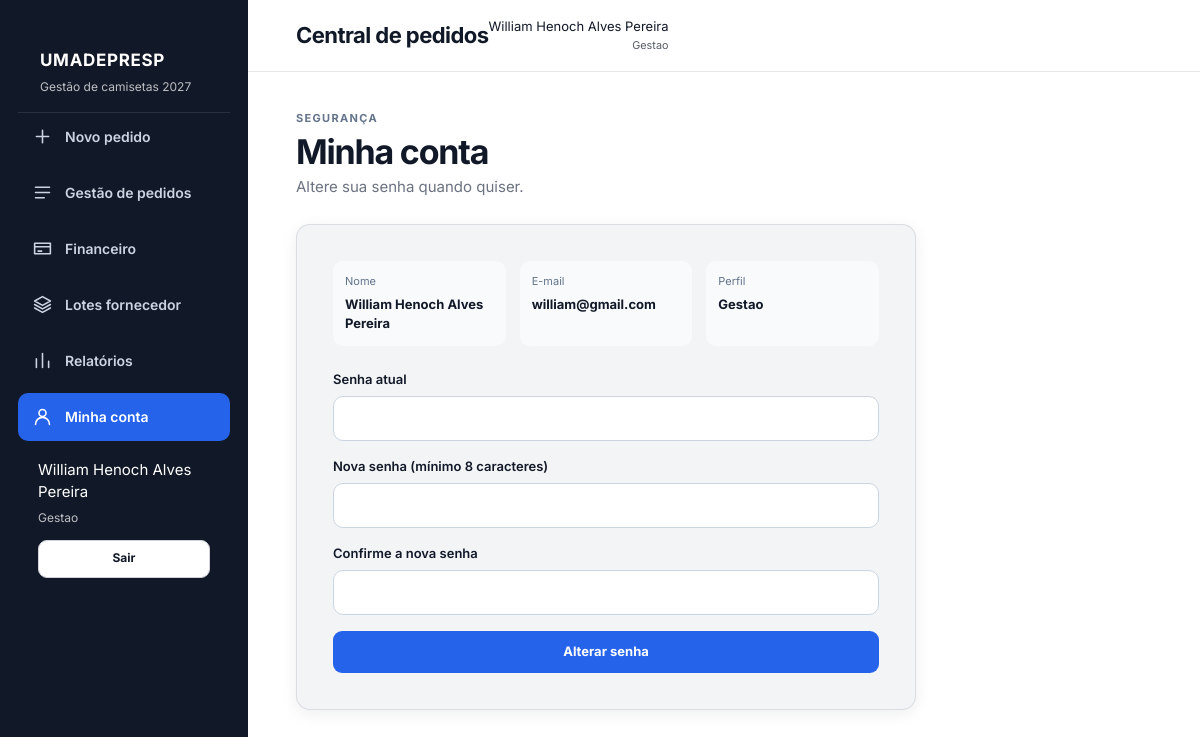
The page /view/minhaConta.php (signed in) on the database its author committed.
### tables this page shows
CREATE TABLE `usuarios` (
  `id` int(10) UNSIGNED NOT NULL,
  `nome_completo` varchar(180) NOT NULL,
  `email` varchar(190) NOT NULL,
  `telefone` varchar(30) DEFAULT NULL,
  `data_nascimento` date NOT NULL,
  `senha_hash` varchar(255) NOT NULL,
  `congregacao_id` int(10) UNSIGNED DEFAULT NULL,
  `perfil` enum('master','gestao','lider') NOT NULL DEFAULT 'lider',
  `status` enum('aguardando_aprovacao','ativo','inativo','bloqueado') NOT NULL DEFAULT 'aguardando_aprovacao',
  `senha_inicial_ativa` tinyint(1) NOT NULL DEFAULT 1,
  `criado_em` datetime NOT NULL DEFAULT current_timestamp(),
  `atualizado_em` datetime NOT NULL DEFAULT current_timestamp() ON UPDATE current_timestamp()
);

### config/bootstrap.php (called while the page is built, shortened)
<?php
require_once APP_ROOT . '/model/Sistema.php';
function app_config($chave = null)
{
    $config = $GLOBALS['app_config'];
    return $chave === null ? $config : ($config[$chave] ?? null);
}
function app_system()
{
    static $sistema = null;
    if ($sistema === null) $sistema = new Sistema(app_config('database'));
    return $sistema;
}
function e($valor)
{
    return htmlspecialchars((string) $valor, ENT_QUOTES | ENT_SUBSTITUTE, 'UTF-8');
}
function app_url($caminho = '')
{
    $script = str_replace('\\', '/', (string) ($_SERVER['SCRIPT_NAME'] ?? ''));
    $partes = explode('/', trim($script, '/'));
    if (count($partes) >= 2 && in_array($partes[count($partes) - 2], ['view', 'processamento'], true)) {
        array_pop($partes);
        array_pop($partes);
    } else {
        array_pop($partes);
    }
    $raiz = $partes ? '/' . implode('/', $partes) : '';
    return $raiz . '/' . ltrim($caminho, '/');
}
function app_current_user()
{
    try {
        $usuario = app_system()->obterUsuario((int) $_SESSION['usuario']['id']);
        unset($usuario['senha_hash']);
        return $usuario;
    } catch (Throwable $e) {
        unset($_SESSION['usuario']);
        return null;
    }
}
function app_require_login()
{
    if (!app_current_user()) {
        flash('erro', 'Entre com seu e-mail e senha para continuar.');
        app_redirect('view/login.php');
    }
}
function app_has_permission($permissao)
{
    $usuario = app_current_user();
    $override = app_system()->obterPermissao((int) $usuario['id'], $permissao);
    if ($override !== null) return (bool) $override;
    $padroes = [
        'gestao' => [
            'criar_pedido' => true,
            'pedidos_ver_todos' => true,
            'financeiro' => true,
            'lotes' => true,
            'relatorios' => true,
            'criar_pedido_em_nome_de_outro' => true,
            'alterar_status_operacional' => true,
            'registrar_pagamentos' => true,
            'gerar_lotes' => true,
        ],
        'lider' => [
            'criar_pedido' => true,
            'meus_pedidos' => true,
        ],
    ];
    return !empty($padroes[$usuario['perfil']][$permissao]);
}

### model/Sistema.php (called while the page is built, shortened)
<?php
class Sistema
{
    private $db;
    public function __construct(array $config)
    {
        try {
            $this->db = new mysqli(
                $config['host'],
                $config['user'],
                $config['password'],
                $config['name'],
                $config['port']
            );
            $this->db->set_charset('utf8mb4');
        } catch (Throwable $e) {
            throw new RuntimeException('Não foi possível conectar ao banco. Confira config/config.php e importe database/umadepresp.sql.');
        }
    }
    private function stmt($sql, $types = '', array $params = [])
    {
        $stmt = $this->db->prepare($sql);
        if ($types !== '' && $params) {
            $refs = [];
            foreach ($params as $key => $value) {
                $refs[$key] = &$params[$key];
            }
            array_unshift($refs, $types);
            call_user_func_array([$stmt, 'bind_param'], $refs);
        }
        $stmt->execute();
        return $stmt;
    }
    private function one($sql, $types = '', array $params = [])
    {
        $row = $this->stmt($sql, $types, $params)->get_result()->fetch_assoc();
        return $row ?: null;
    }
    public function obterUsuario($id)
    {
        return $this->one(
            'SELECT u.*, c.nome AS congregacao_nome FROM usuarios u LEFT JOIN congregacoes c ON c.id = u.congregacao_id WHERE u.id = ? LIMIT 1',
            'i', [(int) $id]
        );
    }
    public function obterPermissao($usuarioId, $permissao)
    {
        $row = $this->one('SELECT permitido FROM usuario_permissoes WHERE usuario_id = ? AND permissao = ? LIMIT 1', 'is', [(int) $usuarioId, $permissao]);
        return $row ? (bool) $row['permitido'] : null;
    }
}

### view/minhaConta.php (the view, shortened to what this page needs)
<?php
require_once __DIR__ . '/../config/bootstrap.php';
app_require_login();
$usuario = app_current_user();
$paginaAtiva = 'conta';
require __DIR__ . '/partials/header.php';
?>
<div class="page-heading">
  <div><span class="eyebrow">Segurança</span>
    <h2>Minha conta</h2>
    <p>Altere sua senha quando quiser.</p>
  </div>
</div>
<section class="card auth-card auth-card-larga">
  <dl class="dados-conta">
    <div>
      <dt>Nome</dt>
      <dd><?= e($usuario['nome_completo']) ?></dd>
    </div>
    <div>
      <dt>E-mail</dt>
      <dd><?= e($usuario['email']) ?></dd>
    </div>
    <div>
      <dt>Perfil</dt>
      <dd><?= e(ucfirst($usuario['perfil'])) ?></dd>
    </div>
  </dl>
  <form action="<?= e(app_url('processamento/processamentoAuth.php')) ?>" method="post" class="form-stack">
    <div class="campo"><label for="senha_atual">Senha atual</label><input id="senha_atual" name="senha_atual"
        type="password" autocomplete="current-password" required></div>
    <div class="campo"><label for="nova_senha">Nova senha (mínimo 8 caracteres)</label><input id="nova_senha"
        name="nova_senha" type="password" minlength="8" maxlength="200" autocomplete="new-password" required></div>
    <div class="campo"><label for="confirmar_senha">Confirme a nova senha</label><input id="confirmar_senha"
        name="confirmar_senha" type="password" minlength="8" maxlength="200" autocomplete="new-password" required></div>
    <button class="btn btn-primary" type="submit">Alterar senha</button>
  </form>
</section>
<?php require __DIR__ . '/partials/footer.php'; ?>

### view/partials/header.php (shortened to what this page needs)
<?php
$paginaAtiva = $paginaAtiva ?? '';
$usuarioLogado = app_current_user();
?>
<!DOCTYPE html>
<html lang="pt-BR">
<head>
    <link rel="stylesheet" href="<?= e(app_url('css/style.css')) ?>">
    <link rel="stylesheet" href="<?= e(app_url('css/modules.css')) ?>">
</head>
<body>
<div class="app-shell <?= $usuarioLogado ? '' : 'app-shell-publica' ?>">
    <?php if ($usuarioLogado): ?>
    <aside class="sidebar" aria-label="Menu principal">
        <div class="sidebar-brand"><strong>UMADEPRESP</strong><span>Gestão de camisetas 2027</span></div>
        <nav class="sidebar-nav">
            <?php if (app_has_permission('criar_pedido')): ?>
            <a class="nav-link <?= $paginaAtiva === 'pedidos' ? 'ativo' : '' ?>" href="<?= e(app_url('view/pedidos.php')) ?>"><svg aria-hidden="true" viewBox="0 0 24 24"><path d="M12 5v14M5 12h14"/></svg><span>Novo pedido</span></a>
            <?php endif; ?>
            <a class="nav-link <?= $paginaAtiva === 'gestao' ? 'ativo' : '' ?>" href="<?= e(app_url('view/gestaoPedidos.php')) ?>"><svg aria-hidden="true" viewBox="0 0 24 24"><path d="M4 6h16M4 12h16M4 18h10"/></svg><span><?= $usuarioLogado['perfil'] === 'lider' ? 'Meus pedidos' : 'Gestão de pedidos' ?></span></a>
            <?php if (app_has_permission('financeiro')): ?><a class="nav-link <?= $paginaAtiva === 'financeiro' ? 'ativo' : '' ?>" href="<?= e(app_url('view/financeiro.php')) ?>"><svg aria-hidden="true" viewBox="0 0 24 24"><path d="M3 6h18v12H3zM3 10h18M7 15h4"/></svg><span>Financeiro</span></a><?php endif; ?>
            <?php if (app_has_permission('lotes')): ?><a class="nav-link <?= $paginaAtiva === 'lotes' ? 'ativo' : '' ?>" href="<?= e(app_url('view/lotes.php')) ?>"><svg aria-hidden="true" viewBox="0 0 24 24"><path d="m12 3 9 5-9 5-9-5 9-5ZM3 12l9 5 9-5M3 16l9 5 9-5"/></svg><span>Lotes fornecedor</span></a><?php endif; ?>
            <?php if (app_has_permission('relatorios')): ?><a class="nav-link <?= $paginaAtiva === 'relatorios' ? 'ativo' : '' ?>" href="<?= e(app_url('view/relatorios.php')) ?>"><svg aria-hidden="true" viewBox="0 0 24 24"><path d="M5 20V10M12 20V4M19 20v-7"/></svg><span>Relatórios</span></a><?php endif; ?>
            <?php if (app_has_permission('usuarios_gerenciar') || app_has_permission('aprovar_cadastros') || app_has_permission('criar_gestores')): ?> <?= $paginaAtiva === 'usuarios' ? 'ativo' : '' ?><?= e(app_url('view/usuarios.php')) ?><?php endif; ?>
            <a class="nav-link <?= $paginaAtiva === 'conta' ? 'ativo' : '' ?>" href="<?= e(app_url('view/minhaConta.php')) ?>"><svg aria-hidden="true" viewBox="0 0 24 24"><circle cx="12" cy="8" r="4"/><path d="M4 21a8 8 0 0 1 16 0"/></svg><span>Minha conta</span></a>
        </nav>
        <div class="sidebar-bottom"><span><?= e($usuarioLogado['nome_completo']) ?></span><small><?= e(ucfirst($usuarioLogado['perfil'])) ?></small><form action="<?= e(app_url('processamento/processamentoAuth.php')) ?>" method="post"><input type="hidden" name="csrf_token" value="<?= e(csrf_token()) ?>"><input type="hidden" name="acao" value="logout"><button class="btn btn-secondary btn-compacto" type="submit">Sair</button></form></div>
    </aside>
    <?php endif; ?>
    <div class="app-main <?= $usuarioLogado ? '' : 'app-main-publica' ?>">
        <header class="topbar">
            <h1><?= e($usuarioLogado ? 'Central de pedidos' : 'UMADEPRESP 2027') ?></h1>
            <?php if ($usuarioLogado): ?><div class="topbar-user"><span><?= e($usuarioLogado['nome_completo']) ?></span><small><?= e(ucfirst($usuarioLogado['perfil'])) ?></small></div><?php endif; ?>
        </header>
        <main class="content">

### css/style.css (style rules this page uses)
:root { --branco: #FFFFFF; --grafite: #111827; --grafite-claro: #1F2937; --card: #F3F4F6; --borda: #D1D5DB; --texto: #111827; --texto-secundario: #6B7280; --azul: #2563EB; --azul-escuro: #1D4ED8; --azul-claro: #60A5FA; --verde: #22C55E; --verde-fundo: #DCFCE7; --laranja: #F59E0B; --laranja-fundo: #FEF3C7; --vermelho: #EF4444; --vermelho-escuro: #DC2626; --vermelho-fundo: #FEE2E2; --sombra: 0 4px 16px rgba(17, 24, 39, 0.07); --raio: 14px; --sidebar: 248px; }
* { box-sizing: border-box; font-family: 'Inter', sans-serif; }
html { scroll-behavior: smooth; }
body { margin: 0; color: var(--texto); background: var(--branco); font-size: 15px; line-height: 1.5; }
button, input, select { font: inherit; }
button, a { -webkit-tap-highlight-color: transparent; }
a { color: inherit; }
svg { fill: none; stroke: currentColor; stroke-linecap: round; stroke-linejoin: round; stroke-width: 1.8; }
.app-shell { min-height: 100vh; }
.sidebar { position: fixed; inset: 0 auto 0 0; z-index: 30; width: var(--sidebar); padding: 28px 18px; background: var(--grafite); }
.sidebar-nav { display: flex; flex-direction: column; gap: 8px; }
.nav-link { display: flex; align-items: center; gap: 12px; min-height: 48px; padding: 11px 14px; border-radius: 10px; color: #CBD5E1; font-size: 14px; font-weight: 600; text-decoration: none; transition: background-color .18s ease, color .18s ease; }
.nav-link svg { width: 21px; height: 21px; flex: 0 0 auto; }
.nav-link.ativo { color: var(--branco); background: var(--azul); }
.app-main { min-width: 0; margin-left: var(--sidebar); }
.topbar { position: sticky; top: 0; z-index: 20; display: flex; align-items: center; min-height: 72px; padding: 16px clamp(20px, 4vw, 52px); border-bottom: 1px solid #E5E7EB; background: rgba(255, 255, 255, .96); backdrop-filter: blur(8px); }
.topbar h1 { margin: 0; font-size: clamp(17px, 2vw, 22px); font-weight: 700; letter-spacing: -.025em; }
.content { width: min(1440px, 100%); margin: 0 auto; padding: 34px clamp(20px, 4vw, 52px) 56px; }
.page-heading { display: flex; align-items: flex-end; justify-content: space-between; gap: 24px; margin-bottom: 26px; }
.page-heading h2 { margin: 3px 0 5px; font-size: clamp(25px, 3.4vw, 34px); line-height: 1.15; letter-spacing: -.035em; }
.page-heading p, .section-heading p, .dashboard-card-header p { margin: 0; color: var(--texto-secundario); }
.eyebrow { color: var(--azul); font-size: 12px; font-weight: 800; letter-spacing: .09em; text-transform: uppercase; }
.card { border: 1px solid rgba(209, 213, 219, .72); border-radius: var(--raio); background: var(--card); box-shadow: var(--sombra); }
.campo { position: relative; display: flex; min-width: 0; flex-direction: column; gap: 7px; }
.campo label { font-size: 13px; font-weight: 700; }
.campo input, .campo select { width: 100%; min-height: 46px; padding: 10px 13px; border: 1px solid var(--borda); border-radius: 9px; color: var(--texto); background: var(--branco); outline: none; transition: border-color .18s ease, box-shadow .18s ease; }
.campo input::placeholder { color: #9CA3AF; }
.btn { display: inline-flex; align-items: center; justify-content: center; gap: 8px; min-height: 42px; padding: 9px 15px; border: 1px solid transparent; border-radius: 9px; font-size: 13px; font-weight: 700; line-height: 1.2; text-decoration: none; cursor: pointer; transition: background-color .18s ease, border-color .18s ease, color .18s ease, transform .18s ease; }
.btn-primary { color: var(--branco); background: var(--azul); }
.btn-secondary { border-color: var(--borda); color: var(--grafite); background: var(--branco); }
.btn-compacto { min-height: 38px; padding: 8px 11px; font-size: 12px; }

### rows shown on the page
usuarios: nome_completo "William Henoch Alves Pereira", perfil "Gestao", email "william@gmail.com"

### other values the page prints
$usuarioLogado ? 'Central de pedidos' : 'UMADEPRESP 2027' "Central de pedidos"
